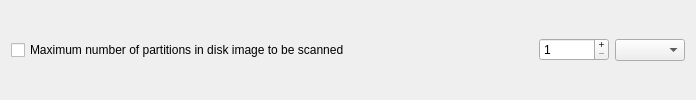
            <widget class="QFrame" name="limitFrame_11">
             <property name="minimumSize">
              <size>
               <width>0</width>
               <height>0</height>
              </size>
             </property>
             <property name="frameShape">
              <enum>QFrame::NoFrame</enum>
             </property>
             <property name="frameShadow">
              <enum>QFrame::Raised</enum>
             </property>
             <layout class="QHBoxLayout" name="horizontalLayout_22">
              <property name="topMargin">
               <number>2</number>
              </property>
              <property name="bottomMargin">
               <number>2</number>
              </property>
              <item>
               <widget class="QCheckBox" name="pwmaxNumberOfPartitionsInDiskImageCheckBox">
                <property name="text">
                 <string>Maximum number of partitions in disk image to be scanned</string>
                </property>
               </widget>
              </item>
              <item>
               <spacer name="horizontalSpacer_15">
                <property name="orientation">
                 <enum>Qt::Horizontal</enum>
                </property>
                <property name="sizeHint" stdset="0">
                 <size>
                  <width>183</width>
                  <height>20</height>
                 </size>
                </property>
               </spacer>
              </item>
              <item>
               <widget class="QSpinBox" name="pwmaxNumberOfPartitionsInDiskImageSpinBox">
                <property name="minimumSize">
                 <size>
                  <width>70</width>
                  <height>0</height>
                 </size>
                </property>
                <property name="buttonSymbols">
                 <enum>QAbstractSpinBox::PlusMinus</enum>
                </property>
                <property name="minimum">
                 <number>1</number>
                </property>
                <property name="maximum">
                 <number>999</number>
                </property>
               </widget>
              </item>
              <item>
               <widget class="QComboBox" name="pwmaxNumberOfPartitionsInDiskImageComboBox">
                <property name="minimumSize">
                 <size>
                  <width>70</width>
                  <height>0</height>
                 </size>
                </property>
                <item>
                 <property name="text">
                  <string/>
                 </property>
                </item>
                <item>
                 <property name="text">
                  <string>K</string>
                 </property>
                </item>
                <item>
                 <property name="text">
                  <string>M</string>
                 </property>
                </item>
               </widget>
              </item>
             </layout>
            </widget>
